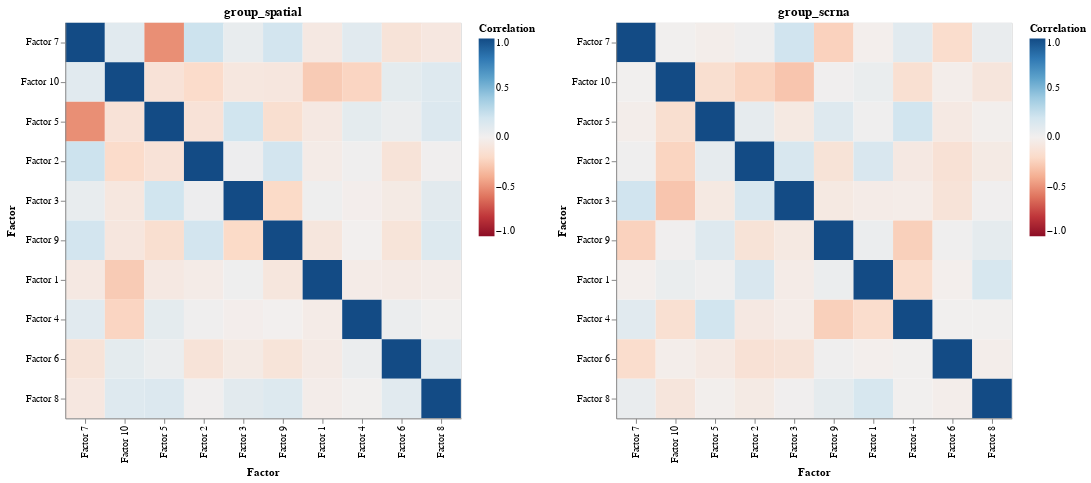

Notebook source saved alongside this figure:
### Code cell
plot_factor_correlation(prismo_model)

### Figure 1 — Vega specification as saved in the notebook (floating-point values rounded to 4 significant figures)
{"$schema": "https://vega.github.io/schema/vega/v5.json", "data": [{"name": "source_0", "values": [{"Correlation": 1.0, "Factor1": "Factor 7", "Factor2": "Factor 7"}, {"Correlation": 0.106, "Factor1": "Factor 10", "Factor2": "Factor 7"}, {"Correlation": -0.5084, "Factor1": "Factor 5", "Factor2": "Factor 7"}, {"Correlation": 0.2173, "Factor1": "Factor 2", "Factor2": "Factor 7"}, {"Correlation": 0.06287, "Factor1": "Factor 3", "Factor2": "Factor 7"}, {"Correlation": 0.1958, "Factor1": "Factor 9", "Factor2": "Factor 7"}, {"Correlation": -0.06645, "Factor1": "Factor 1", "Factor2": "Factor 7"}, {"Correlation": 0.1072, "Factor1": "Factor 4", "Factor2": "Factor 7"}, {"Correlation": -0.1166, "Factor1": "Factor 6", "Factor2": "Factor 7"}, {"Correlation": -0.07833, "Factor1": "Factor 8", "Factor2": "Factor 7"}, {"Correlation": 0.106, "Factor1": "Factor 7", "Factor2": "Factor 10"}, {"Correlation": 1.0, "Factor1": "Factor 10", "Factor2": "Factor 10"}, {"Correlation": -0.1254, "Factor1": "Factor 5", "Factor2": "Factor 10"}, {"Correlation": -0.1911, "Factor1": "Factor 2", "Factor2": "Factor 10"}, {"Correlation": -0.07895, "Factor1": "Factor 3", "Factor2": "Factor 10"}, {"Correlation": -0.08903, "Factor1": "Factor 9", "Factor2": "Factor 10"}, {"Correlation": -0.2715, "Factor1": "Factor 1", "Factor2": "Factor 10"}, {"Correlation": -0.2265, "Factor1": "Factor 4", "Factor2": "Factor 10"}, {"Correlation": 0.0896, "Factor1": "Factor 6", "Factor2": "Factor 10"}, {"Correlation": 0.122, "Factor1": "Factor 8", "Factor2": "Factor 10"}, {"Correlation": -0.5084, "Factor1": "Factor 7", "Factor2": "Factor 5"}, {"Correlation": -0.1254, "Factor1": "Factor 10", "Factor2": "Factor 5"}, {"Correlation": 1.0, "Factor1": "Factor 5", "Factor2": "Factor 5"}, {"Correlation": -0.1269, "Factor1": "Factor 2", "Factor2": "Factor 5"}, {"Correlation": 0.2022, "Factor1": "Factor 3", "Factor2": "Factor 5"}, {"Correlation": -0.1612, "Factor1": "Factor 9", "Factor2": "Factor 5"}, {"Correlation": -0.06547, "Factor1": "Factor 1", "Factor2": "Factor 5"}, {"Correlation": 0.08499, "Factor1": "Factor 4", "Factor2": "Factor 5"}, {"Correlation": 0.04601, "Factor1": "Factor 6", "Factor2": "Factor 5"}, {"Correlation": 0.1354, "Factor1": "Factor 8", "Factor2": "Factor 5"}, {"Correlation": 0.2173, "Factor1": "Factor 7", "Factor2": "Factor 2"}, {"Correlation": -0.1911, "Factor1": "Factor 10", "Factor2": "Factor 2"}, {"Correlation": -0.1269, "Factor1": "Factor 5", "Factor2": "Factor 2"}, {"Correlation": 1.0, "Factor1": "Factor 2", "Factor2": "Factor 2"}, {"Correlation": 0.03112, "Factor1": "Factor 3", "Factor2": "Factor 2"}, {"Correlation": 0.196, "Factor1": "Factor 9", "Factor2": "Factor 2"}, {"Correlation": -0.04053, "Factor1": "Factor 1", "Factor2": "Factor 2"}, {"Correlation": 0.01848, "Factor1": "Factor 4", "Factor2": "Factor 2"}, {"Correlation": -0.1202, "Factor1": "Factor 6", "Factor2": "Factor 2"}, {"Correlation": 0.01049, "Factor1": "Factor 8", "Factor2": "Factor 2"}, {"Correlation": 0.06287, "Factor1": "Factor 7", "Factor2": "Factor 3"}, {"Correlation": -0.07895, "Factor1": "Factor 10", "Factor2": "Factor 3"}, {"Correlation": 0.2022, "Factor1": "Factor 5", "Factor2": "Factor 3"}, {"Correlation": 0.03112, "Factor1": "Factor 2", "Factor2": "Factor 3"}, {"Correlation": 1.0, "Factor1": "Factor 3", "Factor2": "Factor 3"}, {"Correlation": -0.2018, "Factor1": "Factor 9", "Factor2": "Factor 3"}, {"Correlation": 0.02359, "Factor1": "Factor 1", "Factor2": "Factor 3"}, {"Correlation": -0.01777, "Factor1": "Factor 4", "Factor2": "Factor 3"}, {"Correlation": -0.05387, "Factor1": "Factor 6", "Factor2": "Factor 3"}, {"Correlation": 0.09692, "Factor1": "Factor 8", "Factor2": "Factor 3"}, {"Correlation": 0.1958, "Factor1": "Factor 7", "Factor2": "Factor 9"}, {"Correlation": -0.08903, "Factor1": "Factor 10", "Factor2": "Factor 9"}, {"Correlation": -0.1612, "Factor1": "Factor 5", "Factor2": "Factor 9"}, {"Correlation": 0.196, "Factor1": "Factor 2", "Factor2": "Factor 9"}, {"Correlation": -0.2018, "Factor1": "Factor 3", "Factor2": "Factor 9"}, {"Correlation": 1.0, "Factor1": "Factor 9", "Factor2": "Factor 9"}, {"Correlation": -0.09044, "Factor1": "Factor 1", "Factor2": "Factor 9"}, {"Correlation": -0.00249, "Factor1": "Factor 4", "Factor2": "Factor 9"}, {"Correlation": -0.1128, "Factor1": "Factor 6", "Factor2": "Factor 9"}, {"Correlation": 0.1282, "Factor1": "Factor 8", "Factor2": "Factor 9"}, {"Correlation": -0.06645, "Factor1": "Factor 7", "Factor2": "Factor 1"}, {"Correlation": -0.2715, "Factor1": "Factor 10", "Factor2": "Factor 1"}, {"Correlation": -0.06547, "Factor1": "Factor 5", "Factor2": "Factor 1"}, {"Correlation": -0.04053, "Factor1": "Factor 2", "Factor2": "Factor 1"}, {"Correlation": 0.02359, "Factor1": "Factor 3", "Factor2": "Factor 1"}, {"Correlation": -0.09044, "Factor1": "Factor 9", "Factor2": "Factor 1"}, {"Correlation": 1.0, "Factor1": "Factor 1", "Factor2": "Factor 1"}, {"Correlation": -0.03995, "Factor1": "Factor 4", "Factor2": "Factor 1"}, {"Correlation": -0.05134, "Factor1": "Factor 6", "Factor2": "Factor 1"}, {"Correlation": -0.0287, "Factor1": "Factor 8", "Factor2": "Factor 1"}, {"Correlation": 0.1072, "Factor1": "Factor 7", "Factor2": "Factor 4"}, {"Correlation": -0.2265, "Factor1": "Factor 10", "Factor2": "Factor 4"}, {"Correlation": 0.08499, "Factor1": "Factor 5", "Factor2": "Factor 4"}, {"Correlation": 0.01848, "Factor1": "Factor 2", "Factor2": "Factor 4"}, {"Correlation": -0.01777, "Factor1": "Factor 3", "Factor2": "Factor 4"}, {"Correlation": -0.00249, "Factor1": "Factor 9", "Factor2": "Factor 4"}, {"Correlation": -0.03995, "Factor1": "Factor 1", "Factor2": "Factor 4"}, {"Correlation": 1.0, "Factor1": "Factor 4", "Factor2": "Factor 4"}, {"Correlation": 0.04397, "Factor1": "Factor 6", "Factor2": "Factor 4"}, {"Correlation": 0.005917, "Factor1": "Factor 8", "Factor2": "Factor 4"}, {"Correlation": -0.1166, "Factor1": "Factor 7", "Factor2": "Factor 6"}, {"Correlation": 0.0896, "Factor1": "Factor 10", "Factor2": "Factor 6"}, {"Correlation": 0.04601, "Factor1": "Factor 5", "Factor2": "Factor 6"}, {"Correlation": -0.1202, "Factor1": "Factor 2", "Factor2": "Factor 6"}, {"Correlation": -0.05387, "Factor1": "Factor 3", "Factor2": "Factor 6"}, {"Correlation": -0.1128, "Factor1": "Factor 9", "Factor2": "Factor 6"}, {"Correlation": -0.05134, "Factor1": "Factor 1", "Factor2": "Factor 6"}, {"Correlation": 0.04397, "Factor1": "Factor 4", "Factor2": "Factor 6"}, {"Correlation": 1.0, "Factor1": "Factor 6", "Factor2": "Factor 6"}, {"Correlation": 0.1093, "Factor1": "Factor 8", "Factor2": "Factor 6"}, {"Correlation": -0.07833, "Factor1": "Factor 7", "Factor2": "Factor 8"}, {"Correlation": 0.122, "Factor1": "Factor 10", "Factor2": "Factor 8"}, {"Correlation": 0.1354, "Factor1": "Factor 5", "Factor2": "Factor 8"}, {"Correlation": 0.01049, "Factor1": "Factor 2", "Factor2": "Factor 8"}, {"Correlation": 0.09692, "Factor1": "Factor 3", "Factor2": "Factor 8"}, {"Correlation": 0.1282, "Factor1": "Factor 9", "Factor2": "Factor 8"}, {"Correlation": -0.0287, "Factor1": "Factor 1", "Factor2": "Factor 8"}, {"Correlation": 0.005917, "Factor1": "Factor 4", "Factor2": "Factor 8"}, {"Correlation": 0.1093, "Factor1": "Factor 6", "Factor2": "Factor 8"}, {"Correlation": 1.0, "Factor1": "Factor 8", "Factor2": "Factor 8"}]}, {"name": "source_1", "values": [{"Correlation": 1.0, "Factor1": "Factor 7", "Factor2": "Factor 7"}, {"Correlation": 0.005304, "Factor1": "Factor 10", "Factor2": "Factor 7"}, {"Correlation": -0.02181, "Factor1": "Factor 5", "Factor2": "Factor 7"}, {"Correlation": 0.02066, "Factor1": "Factor 2", "Factor2": "Factor 7"}, {"Correlation": 0.2051, "Factor1": "Factor 3", "Factor2": "Factor 7"}, {"Correlation": -0.239, "Factor1": "Factor 9", "Factor2": "Factor 7"}, {"Correlation": -0.0116, "Factor1": "Factor 1", "Factor2": "Factor 7"}, {"Correlation": 0.1037, "Factor1": "Factor 4", "Factor2": "Factor 7"}, {"Correlation": -0.1762, "Factor1": "Factor 6", "Factor2": "Factor 7"}, {"Correlation": 0.05868, "Factor1": "Factor 8", "Factor2": "Factor 7"}, {"Correlation": 0.005304, "Factor1": "Factor 7", "Factor2": "Factor 10"}, {"Correlation": 1.0, "Factor1": "Factor 10", "Factor2": "Factor 10"}, {"Correlation": -0.1615, "Factor1": "Factor 5", "Factor2": "Factor 10"}, {"Correlation": -0.2281, "Factor1": "Factor 2", "Factor2": "Factor 10"}, {"Correlation": -0.2973, "Factor1": "Factor 3", "Factor2": "Factor 10"}, {"Correlation": 0.01021, "Factor1": "Factor 9", "Factor2": "Factor 10"}, {"Correlation": 0.04933, "Factor1": "Factor 1", "Factor2": "Factor 10"}, {"Correlation": -0.1507, "Factor1": "Factor 4", "Factor2": "Factor 10"}, {"Correlation": -0.02372, "Factor1": "Factor 6", "Factor2": "Factor 10"}, {"Correlation": -0.09732, "Factor1": "Factor 8", "Factor2": "Factor 10"}, {"Correlation": -0.02181, "Factor1": "Factor 7", "Factor2": "Factor 5"}, {"Correlation": -0.1615, "Factor1": "Factor 10", "Factor2": "Factor 5"}, {"Correlation": 1.0, "Factor1": "Factor 5", "Factor2": "Factor 5"}, {"Correlation": 0.0741, "Factor1": "Factor 2", "Factor2": "Factor 5"}, {"Correlation": -0.06383, "Factor1": "Factor 3", "Factor2": "Factor 5"}, {"Correlation": 0.1239, "Factor1": "Factor 9", "Factor2": "Factor 5"}, {"Correlation": 0.016, "Factor1": "Factor 1", "Factor2": "Factor 5"}, {"Correlation": 0.1989, "Factor1": "Factor 4", "Factor2": "Factor 5"}, {"Correlation": -0.05955, "Factor1": "Factor 6", "Factor2": "Factor 5"}, {"Correlation": -0.008817, "Factor1": "Factor 8", "Factor2": "Factor 5"}, {"Correlation": 0.02066, "Factor1": "Factor 7", "Factor2": "Factor 2"}, {"Correlation": -0.2281, "Factor1": "Factor 10", "Factor2": "Factor 2"}, {"Correlation": 0.0741, "Factor1": "Factor 5", "Factor2": "Factor 2"}, {"Correlation": 1.0, "Factor1": "Factor 2", "Factor2": "Factor 2"}, {"Correlation": 0.1629, "Factor1": "Factor 3", "Factor2": "Factor 2"}, {"Correlation": -0.1216, "Factor1": "Factor 9", "Factor2": "Factor 2"}, {"Correlation": 0.1532, "Factor1": "Factor 1", "Factor2": "Factor 2"}, {"Correlation": -0.06601, "Factor1": "Factor 4", "Factor2": "Factor 2"}, {"Correlation": -0.1352, "Factor1": "Factor 6", "Factor2": "Factor 2"}, {"Correlation": -0.0532, "Factor1": "Factor 8", "Factor2": "Factor 2"}, {"Correlation": 0.2051, "Factor1": "Factor 7", "Factor2": "Factor 3"}, {"Correlation": -0.2973, "Factor1": "Factor 10", "Factor2": "Factor 3"}, {"Correlation": -0.06383, "Factor1": "Factor 5", "Factor2": "Factor 3"}, {"Correlation": 0.1629, "Factor1": "Factor 2", "Factor2": "Factor 3"}, {"Correlation": 1.0, "Factor1": "Factor 3", "Factor2": "Factor 3"}, {"Correlation": -0.06306, "Factor1": "Factor 9", "Factor2": "Factor 3"}, {"Correlation": -0.03941, "Factor1": "Factor 1", "Factor2": "Factor 3"}, {"Correlation": -0.0342, "Factor1": "Factor 4", "Factor2": "Factor 3"}, {"Correlation": -0.1188, "Factor1": "Factor 6", "Factor2": "Factor 3"}, {"Correlation": 0.01111, "Factor1": "Factor 8", "Factor2": "Factor 3"}, {"Correlation": -0.239, "Factor1": "Factor 7", "Factor2": "Factor 9"}, {"Correlation": 0.01021, "Factor1": "Factor 10", "Factor2": "Factor 9"}, {"Correlation": 0.1239, "Factor1": "Factor 5", "Factor2": "Factor 9"}, {"Correlation": -0.1216, "Factor1": "Factor 2", "Factor2": "Factor 9"}, {"Correlation": -0.06306, "Factor1": "Factor 3", "Factor2": "Factor 9"}, {"Correlation": 1.0, "Factor1": "Factor 9", "Factor2": "Factor 9"}, {"Correlation": 0.04184, "Factor1": "Factor 1", "Factor2": "Factor 9"}, {"Correlation": -0.2496, "Factor1": "Factor 4", "Factor2": "Factor 9"}, {"Correlation": 0.01603, "Factor1": "Factor 6", "Factor2": "Factor 9"}, {"Correlation": 0.08167, "Factor1": "Factor 8", "Factor2": "Factor 9"}, {"Correlation": -0.0116, "Factor1": "Factor 7", "Factor2": "Factor 1"}, {"Correlation": 0.04933, "Factor1": "Factor 10", "Factor2": "Factor 1"}, {"Correlation": 0.016, "Factor1": "Factor 5", "Factor2": "Factor 1"}, {"Correlation": 0.1532, "Factor1": "Factor 2", "Factor2": "Factor 1"}, {"Correlation": -0.03941, "Factor1": "Factor 3", "Factor2": "Factor 1"}, {"Correlation": 0.04184, "Factor1": "Factor 9", "Factor2": "Factor 1"}, {"Correlation": 1.0, "Factor1": "Factor 1", "Factor2": "Factor 1"}, {"Correlation": -0.1782, "Factor1": "Factor 4", "Factor2": "Factor 1"}, {"Correlation": -0.01232, "Factor1": "Factor 6", "Factor2": "Factor 1"}, {"Correlation": 0.1665, "Factor1": "Factor 8", "Factor2": "Factor 1"}, {"Correlation": 0.1037, "Factor1": "Factor 7", "Factor2": "Factor 4"}, {"Correlation": -0.1507, "Factor1": "Factor 10", "Factor2": "Factor 4"}, {"Correlation": 0.1989, "Factor1": "Factor 5", "Factor2": "Factor 4"}, {"Correlation": -0.06601, "Factor1": "Factor 2", "Factor2": "Factor 4"}, {"Correlation": -0.0342, "Factor1": "Factor 3", "Factor2": "Factor 4"}, {"Correlation": -0.2496, "Factor1": "Factor 9", "Factor2": "Factor 4"}, {"Correlation": -0.1782, "Factor1": "Factor 1", "Factor2": "Factor 4"}, {"Correlation": 1.0, "Factor1": "Factor 4", "Factor2": "Factor 4"}, {"Correlation": 0.004512, "Factor1": "Factor 6", "Factor2": "Factor 4"}, {"Correlation": 0.009044, "Factor1": "Factor 8", "Factor2": "Factor 4"}, {"Correlation": -0.1762, "Factor1": "Factor 7", "Factor2": "Factor 6"}, {"Correlation": -0.02372, "Factor1": "Factor 10", "Factor2": "Factor 6"}, {"Correlation": -0.05955, "Factor1": "Factor 5", "Factor2": "Factor 6"}, {"Correlation": -0.1352, "Factor1": "Factor 2", "Factor2": "Factor 6"}, {"Correlation": -0.1188, "Factor1": "Factor 3", "Factor2": "Factor 6"}, {"Correlation": 0.01603, "Factor1": "Factor 9", "Factor2": "Factor 6"}, {"Correlation": -0.01232, "Factor1": "Factor 1", "Factor2": "Factor 6"}, {"Correlation": 0.004512, "Factor1": "Factor 4", "Factor2": "Factor 6"}, {"Correlation": 1.0, "Factor1": "Factor 6", "Factor2": "Factor 6"}, {"Correlation": -0.0207, "Factor1": "Factor 8", "Factor2": "Factor 6"}, {"Correlation": 0.05868, "Factor1": "Factor 7", "Factor2": "Factor 8"}, {"Correlation": -0.09732, "Factor1": "Factor 10", "Factor2": "Factor 8"}, {"Correlation": -0.008817, "Factor1": "Factor 5", "Factor2": "Factor 8"}, {"Correlation": -0.0532, "Factor1": "Factor 2", "Factor2": "Factor 8"}, {"Correlation": 0.01111, "Factor1": "Factor 3", "Factor2": "Factor 8"}, {"Correlation": 0.08167, "Factor1": "Factor 9", "Factor2": "Factor 8"}, {"Correlation": 0.1665, "Factor1": "Factor 1", "Factor2": "Factor 8"}, {"Correlation": 0.009044, "Factor1": "Factor 4", "Factor2": "Factor 8"}, {"Correlation": -0.0207, "Factor1": "Factor 6", "Factor2": "Factor 8"}, {"Correlation": 1.0, "Factor1": "Factor 8", "Factor2": "Factor 8"}]}, {"name": "source_0_concat_0_x_domain_Factor1", "values": [{"Factor1": "Factor 7"}, {"Factor1": "Factor 10"}, {"Factor1": "Factor 5"}, {"Factor1": "Factor 2"}, {"Factor1": "Factor 3"}, {"Factor1": "Factor 9"}, {"Factor1": "Factor 1"}, {"Factor1": "Factor 4"}, {"Factor1": "Factor 6"}, {"Factor1": "Factor 8"}]}, {"name": "source_0_concat_0_y_domain_Factor2", "values": [{"Factor2": "Factor 7"}, {"Factor2": "Factor 10"}, {"Factor2": "Factor 5"}, {"Factor2": "Factor 2"}, {"Factor2": "Factor 3"}, {"Factor2": "Factor 9"}, {"Factor2": "Factor 1"}, {"Factor2": "Factor 4"}, {"Factor2": "Factor 6"}, {"Factor2": "Factor 8"}]}, {"name": "source_1_concat_1_x_domain_Factor1", "values": [{"Factor1": "Factor 7"}, {"Factor1": "Factor 10"}, {"Factor1": "Factor 5"}, {"Factor1": "Factor 2"}, {"Factor1": "Factor 3"}, {"Factor1": "Factor 9"}, {"Factor1": "Factor 1"}, {"Factor1": "Factor 4"}, {"Factor1": "Factor 6"}, {"Factor1": "Factor 8"}]}, {"name": "source_1_concat_1_y_domain_Factor2", "values": [{"Factor2": "Factor 7"}, {"Factor2": "Factor 10"}, {"Factor2": "Factor 5"}, {"Factor2": "Factor 2"}, {"Factor2": "Factor 3"}, {"Factor2": "Factor 9"}, {"Factor2": "Factor 1"}, {"Factor2": "Factor 4"}, {"Factor2": "Factor 6"}, {"Factor2": "Factor 8"}]}], "signals": [{"name": "childWidth", "value": 400}], "marks": [{"type": "group", "name": "concat_0_group", "encode": {"update": {"height": {"signal": "height"}, "width": {"signal": "childWidth"}}}, "marks": [{"type": "rect", "name": "concat_0_marks", "from": {"data": "source_0"}, "encode": {"update": {"fill": {"field": "Correlation", "scale": "concat_0_color"}, "y": {"field": "Factor2", "scale": "concat_0_y"}, "height": {"signal": "max(0.25, bandwidth('concat_0_y'))"}, "x": {"field": "Factor1", "scale": "concat_0_x"}, "width": {"signal": "max(0.25, bandwidth('concat_0_x'))"}, "tooltip": {"signal": "{\"Factor1\": isValid(datum[\"Factor1\"]) ? datum[\"Factor1\"] : \"\"+datum[\"Factor1\"], \"Factor2\": isValid(datum[\"Factor2\"]) ? datum[\"Factor2\"] : \"\"+datum[\"Factor2\"], \"Correlation\": format(datum[\"Correlation\"], \"\")}"}}}, "style": ["rect"]}], "axes": [{"scale": "concat_0_x", "labelAngle": 270, "labelBaseline": "middle", "grid": false, "title": "Factor", "zindex": 1, "labelAlign": "right", "orient": "bottom"}, {"scale": "concat_0_y", "zindex": 1, "orient": "left", "grid": false, "title": "Factor"}], "title": {"text": "group_spatial", "frame": "group"}, "style": "cell", "legends": [{"fill": "concat_0_color", "gradientLength": {"signal": "clamp(height, 64, 200)"}, "title": "Correlation"}]}, {"type": "group", "name": "concat_1_group", "encode": {"update": {"width": {"signal": "childWidth"}, "height": {"signal": "height"}}}, "marks": [{"type": "rect", "name": "concat_1_marks", "from": {"data": "source_1"}, "encode": {"update": {"height": {"signal": "max(0.25, bandwidth('concat_1_y'))"}, "y": {"field": "Factor2", "scale": "concat_1_y"}, "tooltip": {"signal": "{\"Factor1\": isValid(datum[\"Factor1\"]) ? datum[\"Factor1\"] : \"\"+datum[\"Factor1\"], \"Factor2\": isValid(datum[\"Factor2\"]) ? datum[\"Factor2\"] : \"\"+datum[\"Factor2\"], \"Correlation\": format(datum[\"Correlation\"], \"\")}"}, "x": {"field": "Factor1", "scale": "concat_1_x"}, "fill": {"field": "Correlation", "scale": "concat_1_color"}, "width": {"signal": "max(0.25, bandwidth('concat_1_x'))"}}}, "style": ["rect"]}], "axes": [{"scale": "concat_1_x", "grid": false, "labelAngle": 270, "title": "Factor", "labelBaseline": "middle", "orient": "bottom", "labelAlign": "right", "zindex": 1}, {"scale": "concat_1_y", "orient": "left", "title": "Factor", "grid": false, "zindex": 1}], "title": {"text": "group_scrna", "frame": "group"}, "style": "cell", "legends": [{"fill": "concat_1_color", "gradientLength": {"signal": "clamp(height, 64, 200)"}, "title": "Correlation"}]}], "scales": [{"name": "concat_0_x", "type": "band", "domain": {"data": "source_0_concat_0_x_domain_Factor1", "field": "Factor1"}, "range": [0, {"signal": "childWidth"}], "paddingInner": 0, "paddingOuter": 0}, {"name": "concat_0_y", "type": "band", "domain": {"data": "source_0_concat_0_y_domain_Factor2", "field": "Factor2"}, "range": [0, {"signal": "height"}], "paddingOuter": 0, "paddingInner": 0}, {"name": "concat_0_color", "type": "linear", "domain": [-1, 1], "range": {"scheme": "redblue"}, "zero": true, "interpolate": "hcl"}, {"name": "concat_1_x", "type": "band", "domain": {"data": "source_1_concat_1_x_domain_Factor1", "field": "Factor1"}, "range": [0, {"signal": "childWidth"}], "paddingInner": 0, "paddingOuter": 0}, {"name": "concat_1_y", "type": "band", "domain": {"data": "source_1_concat_1_y_domain_Factor2", "field": "Factor2"}, "range": [0, {"signal": "height"}], "paddingInner": 0, "paddingOuter": 0}, {"name": "concat_1_color", "type": "linear", "domain": [-1, 1], "range": {"scheme": "redblue"}, "zero": true, "interpolate": "hcl"}], "layout": {"padding": 20, "bounds": "full", "align": "each"}, "padding": 5, "background": "white", "height": 400}
